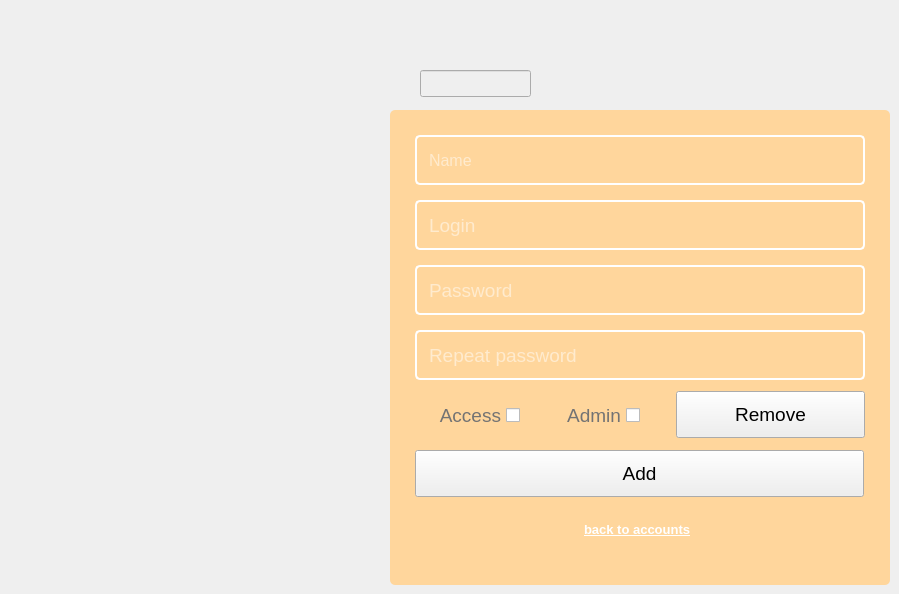
      <widget class="QWidget" name="editAccountPage">
       <property name="styleSheet">
        <string notr="true">QWidget#editAccountPage {background: #FFF1DE;}
</string>
       </property>
       <widget class="QLineEdit" name="lineEdit_2">
        <property name="geometry">
         <rect>
          <x>415</x>
          <y>135</y>
          <width>450</width>
          <height>50</height>
         </rect>
        </property>
        <property name="font">
         <font>
          <pointsize>12</pointsize>
         </font>
        </property>
        <property name="styleSheet">
         <string notr="true">color: #FFFFFF;
	background-color: #FFD69C;
	border: 2px solid #FFFFFF;
	box-sizing: border-box;
	border-radius: 5px;
	padding: 0 0 0 10px;</string>
        </property>
        <property name="placeholderText">
         <string>Name</string>
        </property>
       </widget>
       <widget class="QLineEdit" name="lineEdit_6">
        <property name="geometry">
         <rect>
          <x>415</x>
          <y>200</y>
          <width>450</width>
          <height>50</height>
         </rect>
        </property>
        <property name="font">
         <font>
          <pointsize>14</pointsize>
         </font>
        </property>
        <property name="styleSheet">
         <string notr="true">color: #FFFFFF;
	background-color: #FFD69C;
	border: 2px solid #FFFFFF;
	box-sizing: border-box;
	border-radius: 5px;
	padding: 0 0 0 10px;</string>
        </property>
        <property name="placeholderText">
         <string>Login</string>
        </property>
       </widget>
       <widget class="QLineEdit" name="lineEdit_7">
        <property name="geometry">
         <rect>
          <x>415</x>
          <y>265</y>
          <width>450</width>
          <height>50</height>
         </rect>
        </property>
        <property name="font">
         <font>
          <pointsize>14</pointsize>
         </font>
        </property>
        <property name="styleSheet">
         <string notr="true">color: #FFFFFF;
	background-color: #FFD69C;
	border: 2px solid #FFFFFF;
	box-sizing: border-box;
	border-radius: 5px;
	padding: 0 0 0 10px;</string>
        </property>
        <property name="echoMode">
         <enum>QLineEdit::Password</enum>
        </property>
        <property name="placeholderText">
         <string>Password</string>
        </property>
       </widget>
       <widget class="QLineEdit" name="lineEdit_8">
        <property name="geometry">
         <rect>
          <x>415</x>
          <y>330</y>
          <width>450</width>
          <height>50</height>
         </rect>
        </property>
        <property name="font">
         <font>
          <pointsize>14</pointsize>
         </font>
        </property>
        <property name="styleSheet">
         <string notr="true">color: #FFFFFF;
	background-color: #FFD69C;
	border: 2px solid #FFFFFF;
	box-sizing: border-box;
	border-radius: 5px;
	padding: 0 0 0 10px;</string>
        </property>
        <property name="echoMode">
         <enum>QLineEdit::Password</enum>
        </property>
        <property name="placeholderText">
         <string>Repeat password</string>
        </property>
       </widget>
       <widget class="QCheckBox" name="checkBox">
        <property name="geometry">
         <rect>
          <x>415</x>
          <y>395</y>
          <width>105</width>
          <height>40</height>
         </rect>
        </property>
        <property name="font">
         <font>
          <pointsize>14</pointsize>
         </font>
        </property>
        <property name="layoutDirection">
         <enum>Qt::RightToLeft</enum>
        </property>
        <property name="styleSheet">
         <string notr="true">color: #737373;
</string>
        </property>
        <property name="text">
         <string>Access</string>
        </property>
        <property name="iconSize">
         <size>
          <width>20</width>
          <height>20</height>
         </size>
        </property>
        <property name="checked">
         <bool>false</bool>
        </property>
       </widget>
       <widget class="QCheckBox" name="checkBox_2">
        <property name="geometry">
         <rect>
          <x>535</x>
          <y>395</y>
          <width>105</width>
          <height>40</height>
         </rect>
        </property>
        <property name="font">
         <font>
          <pointsize>14</pointsize>
         </font>
        </property>
        <property name="layoutDirection">
         <enum>Qt::RightToLeft</enum>
        </property>
        <property name="styleSheet">
         <string notr="true">color: #737373;</string>
        </property>
        <property name="text">
         <string>Admin</string>
        </property>
       </widget>
       <widget class="QPushButton" name="pushButton">
        <property name="geometry">
         <rect>
          <x>415</x>
          <y>450</y>
          <width>449</width>
          <height>47</height>
         </rect>
        </property>
        <property name="font">
         <font>
          <pointsize>14</pointsize>
         </font>
        </property>
        <property name="styleSheet">
         <string notr="true"/>
        </property>
        <property name="text">
         <string>Add</string>
        </property>
       </widget>
       <widget class="QCommandLinkButton" name="commandLinkButton">
        <property name="geometry">
         <rect>
          <x>571</x>
          <y>512</y>
          <width>161</width>
          <height>31</height>
         </rect>
        </property>
        <property name="sizePolicy">
         <sizepolicy hsizetype="Fixed" vsizetype="Fixed">
          <horstretch>0</horstretch>
          <verstretch>0</verstretch>
         </sizepolicy>
        </property>
        <property name="sizeIncrement">
         <size>
          <width>0</width>
          <height>0</height>
         </size>
        </property>
        <property name="font">
         <font>
          <family>Segoe UI</family>
          <pointsize>10</pointsize>
          <underline>true</underline>
         </font>
        </property>
        <property name="layoutDirection">
         <enum>Qt::RightToLeft</enum>
        </property>
        <property name="autoFillBackground">
         <bool>false</bool>
        </property>
        <property name="styleSheet">
         <string notr="true">color: #FFFFFF;</string>
        </property>
        <property name="text">
         <string>back to accounts</string>
        </property>
        <property name="iconSize">
         <size>
          <width>0</width>
          <height>0</height>
         </size>
        </property>
       </widget>
       <widget class="QLabel" name="label_2">
        <property name="geometry">
         <rect>
          <x>390</x>
          <y>110</y>
          <width>500</width>
          <height>475</height>
         </rect>
        </property>
        <property name="styleSheet">
         <string notr="true">background: #FFD69C;
border: 10px;
border-radius: 5px;</string>
        </property>
        <property name="text">
         <string/>
        </property>
       </widget>
       <widget class="QLineEdit" name="lineEdit_9">
        <property name="enabled">
         <bool>false</bool>
        </property>
        <property name="geometry">
         <rect>
          <x>420</x>
          <y>70</y>
          <width>111</width>
          <height>27</height>
         </rect>
        </property>
        <property name="font">
         <font>
          <pointsize>10</pointsize>
         </font>
        </property>
       </widget>
       <widget class="QPushButton" name="remove_account_button">
        <property name="geometry">
         <rect>
          <x>676</x>
          <y>391</y>
          <width>189</width>
          <height>47</height>
         </rect>
        </property>
        <property name="font">
         <font>
          <pointsize>14</pointsize>
         </font>
        </property>
        <property name="text">
         <string>Remove</string>
        </property>
       </widget>
       <zorder>label_2</zorder>
       <zorder>lineEdit_2</zorder>
       <zorder>lineEdit_6</zorder>
       <zorder>lineEdit_7</zorder>
       <zorder>lineEdit_8</zorder>
       <zorder>checkBox</zorder>
       <zorder>checkBox_2</zorder>
       <zorder>pushButton</zorder>
       <zorder>commandLinkButton</zorder>
       <zorder>lineEdit_9</zorder>
       <zorder>remove_account_button</zorder>
      </widget>
